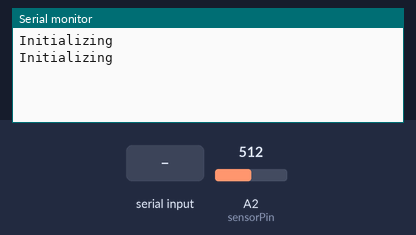
A sketch run on a simulated Arduino Uno, built with avr-gcc and run on an emulated ATmega328P. Parts: the last lines printed to the serial monitor. The inputs (shaded band) are chosen by the test bench; at power-on: A2 (sensorPin) = 512.

Above: at 1.0 s.
1.1 s: "1" received over Serial
At 1.9 s:
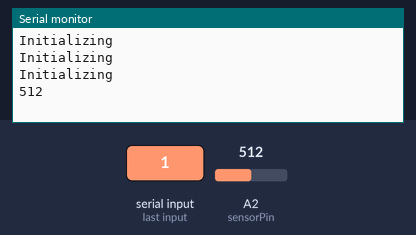
3.5 s: A2 (sensorPin) set to 716
At 3.9 s:
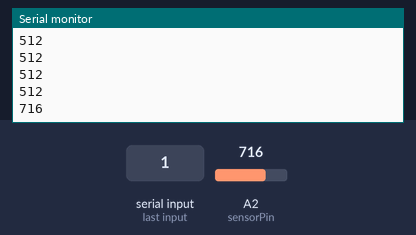
5.0 s: A2 (sensorPin) set to 900
At 5.4 s:
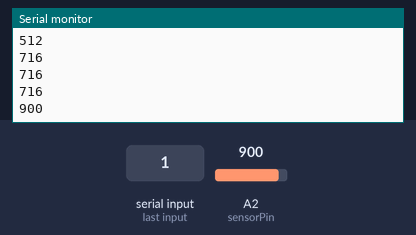
Timing chart, 0 to 8.0 s (numbered marks = the images above; inputs shaded):
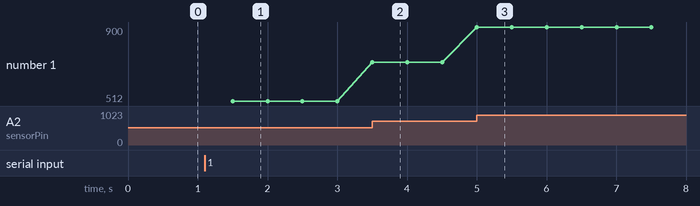

The sketch:

Serialout.ino
```cpp
/*
  Serial Output
 */

int sensorPin = A2;    // select the input pin for the light sensor
int lightSensor = 0;    // first analog sensor

void setup()
{
  // start serial port at 9600 bps and wait for port to open:
  Serial.begin(9600);
  while (!Serial) {
    ; // wait for serial port to connect.
  }

  establishContact();  // send a byte to establish contact until receiver responds
}

void loop()
{
  // read first analog input:
  lightSensor = analogRead(sensorPin);
  // send sensor values:
  Serial.println(lightSensor);
  delay(500);
}

void establishContact() {
  while (Serial.available() <= 0) {
    Serial.println("Initializing");   // send an initial string
    delay(500);
  }
}
```

Measured:
- after the input at 1.1 s, the serial monitor: prints a new line after 0.40 s (image 1)
- after the input at 3.5 s, the serial monitor: prints a new line at once (image 2)
- after the input at 5.0 s, the serial monitor: prints a new line at once (image 3)
- plotted number 1: 512 → 716 after the input at 3.5 s, 716 → 900 after the input at 5.0 s
